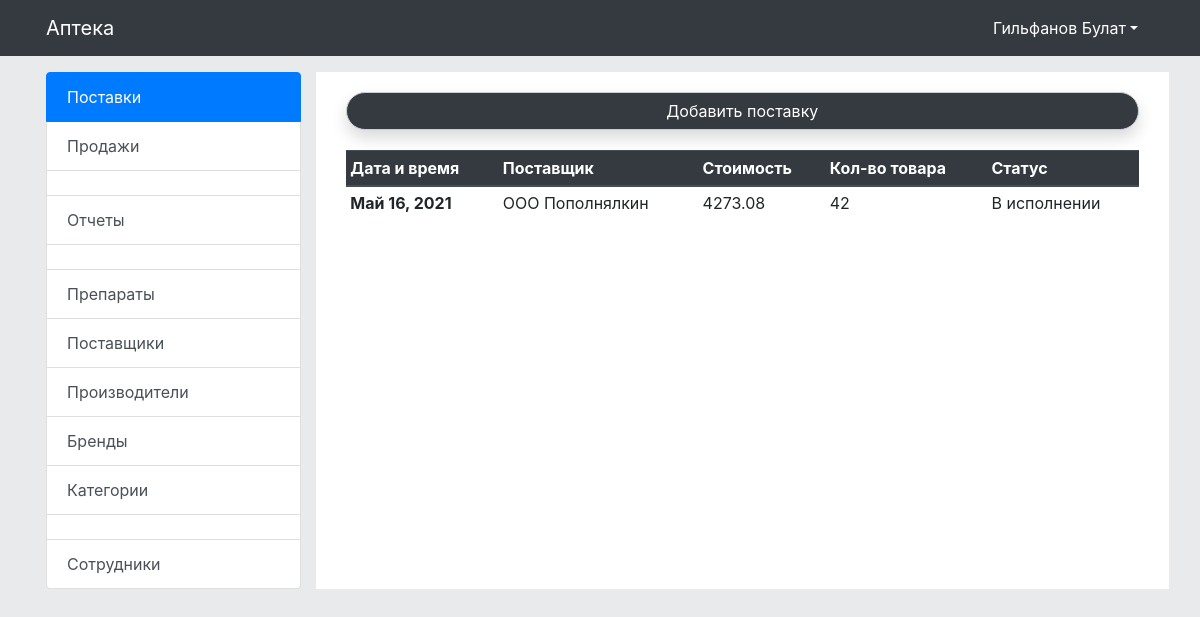
The app's page /app/postavki/ (signed in) with its own data.
### mainapp/models.py (models this page shows, shortened)
class postavki_list(models.Model):
    date_postavki = models.DateField('Дата поставки', default=None)
    total_price = models.FloatField('Итоговая стоимость', default=0)
    total_count = models.IntegerField('Общее кол-во товаров', default=0)
    postavchiki_id = models.ForeignKey(postavchiki_list, on_delete=models.CASCADE, verbose_name='Поставщик',
                                       default=None)
    status_postavki = models.BooleanField('Статус выполнения поставки', default=False)
    del_status = models.BooleanField('Статус удаления', default=True)
    class Meta:
        verbose_name = 'Поставка'
        verbose_name_plural = 'Поставки'
        db_table = 'postavki'

class postavchiki_list(models.Model):
    name = models.CharField('Название поставщика', max_length=256, default=None)
    address = models.TextField('Адрес поставщика', default=None)
    phone = models.CharField('Телефон поставщика', max_length=32, null=True)
    del_status = models.BooleanField('Статус удаления', default=True)
    class Meta:
        verbose_name = 'Поставщик'
        verbose_name_plural = 'Поставщики'
        db_table = 'postavchiki'
    def __str__(self):
        return self.name

### mainapp/views.py (the view, shortened to what this page needs)
# urls.py: re_path(r'postavki/([0-9]+)/elements/([0-9]+)/', views.postavki_elem_updater),
def postavki(request):
    arguments = {}
    arguments.update(name_tag=['поставку', 'Поставки', 'поставок', 'поставки'])
    arguments.update(form=postavki_Form)
    arguments.update(data_search=postavki_list.objects.all().filter(del_status=1))
    if request.user.is_authenticated and has_group(request.user, 'Администратор'):
        if request.method == "GET":
            return render(request, 'mainapp/admin/postavki_list.html', {'arguments': arguments})
        else:
            return HttpResponse('405 Method Not Allowed', status=405)
    return redirect('/')

### mainapp/templatetags/tags_jinja.py (called while the page is built)
@register.filter(name='has_group')
def has_group(user, group_name):
    group = Group.objects.get(name=group_name)
    return True if group in user.groups.all() else False

@register.filter(name='cheak_count_list')
def has_group(list):
    try:
        if len(list) > 0:
            return True
        else:
            return False
    except:
        return False

### mainapp/views.py (called while the page is built)
def has_group(user, group_name):
    from django.contrib.auth.models import Group
    group = Group.objects.get(name=group_name)
    return True if group in user.groups.all() else False

### mainapp/templates/mainapp/admin/postavki_list.html (shortened to what this page needs)
{% extends 'base.html' %}
{% load tags_jinja %}
{% block content %}
    <div class="container">
        {% if user|has_group:"Администратор" %}
            <button type="button" class="btn btn-dark btn-block my_border" role="button" data-toggle="modal"
                    data-target="#AddModal">
                Добавить {{ arguments.name_tag.0 }}
            </button>
        {% endif %}
        {% if arguments.data_search|cheak_count_list > 0 %}
            <div class="table-responsive">
                <table class="table table-sm table-hover">
                    <thead class="thead-dark">
                    <tr>
                        <th scope="col">Дата и время</th>
                        <th scope="col">Поставщик</th>
                        <th scope="col">Стоимость</th>
                        <th scope="col">Кол-во товара</th>
                        <th scope="col">Статус</th>
                    </tr>
                    </thead>
                    <tbody>
                    {% if arguments.data_search|cheak_count_list > 0 %}
                        {% for data in arguments.data_search %}
                            <tr role="button"
                                onclick="window.location.href = '/app/postavki/{{ data.id }}/elements/'">
                                <th scope="row" data-toggle="tooltip" data-placement="bottom"
                                    title="Нажмите для управления">{{ data.date_postavki }}</th>
                                <td data-toggle="tooltip" data-placement="bottom"
                                    title="Нажмите для управления">{{ data.postavchiki_id }}</td>
                                <td data-toggle="tooltip" data-placement="bottom"
                                    title="Нажмите для управления">{{ data.total_price }}</td>
                                <td data-toggle="tooltip" data-placement="bottom"
                                    title="Нажмите для управления">{{ data.total_count }}</td>
                                <td data-toggle="tooltip" data-placement="bottom"
                                    title="Нажмите для управления">{% if not data.status_postavki %}
                                    В исполнении
                                {% else %}
                                    Исполнена
                                {% endif %}</td>
                            </tr>
                        {% endfor %}
                    {% endif %}
                    </tbody>
                </table>
            </div>
        {% else %}
            <div class="alert alert-danger my_border">
                Нет {{ arguments.name_tag.2 }} в базе!
            </div>
        {% endif %}
    </div>
{% endblock %}

### templates/base.html (shortened to what this page needs)
<!doctype html>
{% load static %}
{% load tags_jinja %}
<html lang="ru">
<head>
    <link rel="stylesheet" href="https://stackpath.bootstrapcdn.com/bootstrap/4.3.1/css/bootstrap.min.css"
>
    <link rel="stylesheet" href="{% static 'css/style.css' %}"/>
    <link rel="stylesheet" href="https://cdnjs.cloudflare.com/ajax/libs/Chart.js/2.9.3/Chart.min.css"
/>
</head>
<body style="background-color:#e8eaec">
<div class="bg-dark header d-print-none" style="z-index: 10000" id="navbar">
    <nav class="container navbar navbar-expand-lg navbar-dark bg-dark">
        <a class="navbar-brand" href="/">Аптека</a>
        <div class="collapse navbar-collapse" id="navbarSupportedContent" style="justify-content: flex-end;">
            <ul class="nav bg-dark">
                {% if user.is_authenticated %}
                    <li class="nav-item dropdown">
                        <a class="nav-link dropdown-toggle" style="color:white" data-toggle="dropdown" role="button"
                           aria-haspopup="true"
                           aria-expanded="false">{{ user.last_name }} {{ user.first_name }}</a>
                    </li>
                {% endif %}
            </ul>
        </div>
    </nav>
</div>
<div class="container p-3">
    <div class="row">
        <div class="col-lg-3 col-xl-3 col-12">
            <div class="list-group">
                {% if user|has_group:"Администратор" or user|has_group:"Фармацевт" %}
                    {% if user|has_group:"Администратор" %}
                        <a href="/app/postavki/" class="list-group-item list-group-item-action {% if '/app/postavki/' in request.path %} active {% endif %}">Поставки</a>
                        <a href="/app/sell/" class="list-group-item list-group-item-action {% if '/app/sell/' in request.path %} active {% endif %}">Продажи</a>
                        <a href="#" class="list-group-item list-group-item-action disabled"></a>
                        <a href="/app/category/" class="list-group-item list-group-item-action">Отчеты</a>
                        <a href="#" class="list-group-item list-group-item-action disabled"></a>
                        <a href="/app/preporat/"
                           class="list-group-item list-group-item-action {% if '/app/preporat/' in request.path %} active {% endif %}">Препараты</a>
                        <a href="/app/postavchiki/"
                           class="list-group-item list-group-item-action {% if '/app/postavchiki/' in request.path %} active {% endif %}">Поставщики</a>
                        <a href="/app/proizvoditel/"
                           class="list-group-item list-group-item-action {% if '/app/proizvoditel/' in request.path %} active {% endif %}">Производители</a>
                        <a href="/app/brends/"
                           class="list-group-item list-group-item-action {% if '/app/brends/' in request.path %} active {% endif %}">Бренды</a>
                        <a href="/app/category/"
                           class="list-group-item list-group-item-action {% if '/app/category/' in request.path %} active {% endif %}">Категории</a>
                        <a href="#" class="list-group-item list-group-item-action disabled"></a>
                        <a href="/user/userlist/"
                           class="list-group-item list-group-item-action {% if '/user/userlist/' in request.path %} active {% endif %}">Сотрудники</a>
                    {% endif %}
                {% endif %}
            </div>
        </div>
        <div class="col-lg-9 col-xl-9 col-12" style="background: white">
            {% block content %}{% endblock %}
        </div>
    </div>
</div>
</body>
</html>

### static_loc/css/style.css (style rules this page uses)
.my_border { margin-bottom: 20px; border: 1px solid #cecfd3!important; border-radius: 20px 20px 20px 20px; margin-top: 20px; box-shadow: 0 .5rem 1rem rgba(0,0,0,.15)!important; }

### records on screen
postavki_list: date_postavki "Май 16, 2021", postavchiki_id "ООО Пополнялкин", total_price "4273.08", total_count "42", status_postavki "В исполнении"

### other values on screen
{{ user.last_name }} "Гильфанов"
{{ user.first_name }} "Булат"
{{ arguments.name_tag.0 }} "поставку"
